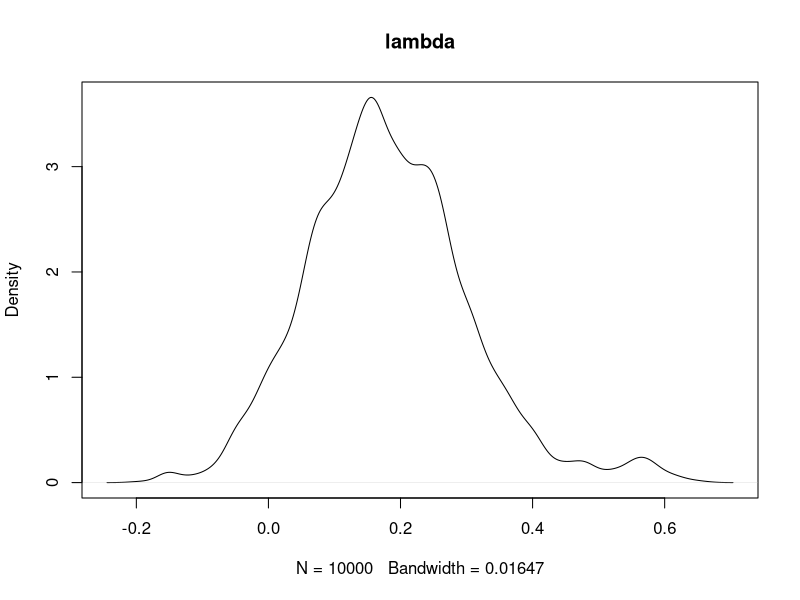
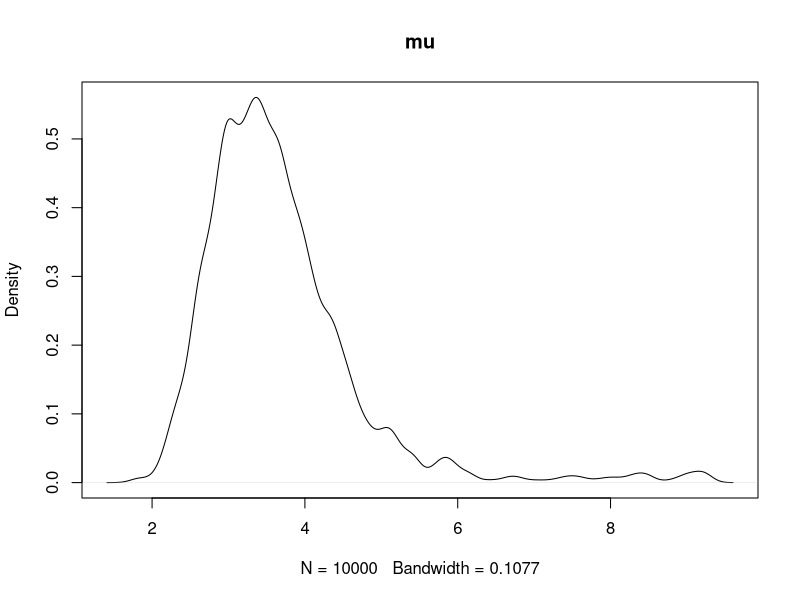
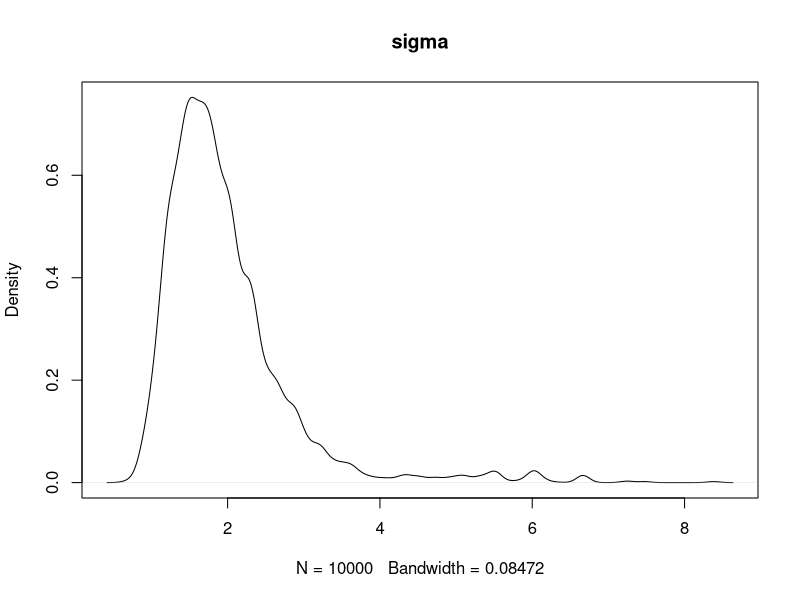

These charts were generated, in order, by the following R code:
#6.10a
rm(list=ls())
set.seed(11)
library(LearnBayes)
data=c(13,52,6,40,10,7,66,10,10,14,16,4,65,5,11,10,15,5,76,
       56,88,24,51,4,40,8,18,5,16,50,40,1,36,5,10,91,18,1,
       18,6,1,23,15,18,12,12,17,3)
g=function(theta,data){
  lambda=theta[1]
  mu=theta[2]
  sigma=exp(theta[3])
  y=data
  sum(log(dnorm((y^lambda-1)/lambda,mu,sigma))+(lambda-1)*log(y))
}
#b
start=c(0.1,3,0.5)
laplacefit=laplace(g,start,data)
laplacefit$mode
#c

proposal1=list(var=laplacefit$var,scale=1.7)
fitrw=rwmetrop(g,proposal1,start,10000,data)
fitrw$accept
pararw=fitrw$par
pararw[,3]=exp(pararw[,3])


proposal2=list(var = laplacefit$var, mu = t(laplacefit$mode))
fitinde=indepmetrop(g, proposal2, start, 10000, data)
fitinde$accept
parainde=fitinde$par
parainde[,3]=exp(parainde[,3])

fitgibbs=gibbs(g,start,10000,scale =c(0.15,1.5,0.55), data)
fitgibbs$accept
paragibbs=fitgibbs$par
paragibbs[,3]=exp(paragibbs[,3])

lambda=pararw[,1]
plot(density(lambda),main="lambda")
mu=pararw[,2]
plot(density(mu),main="mu")
sigma=pararw[,3]
plot(density(sigma),main="sigma")
#d
apply(pararw,2,quantile,c(.05,.95))
apply(parainde,2,quantile,c(.05,.95))
apply(paragibbs,2,quantile,c(.05,.95))
